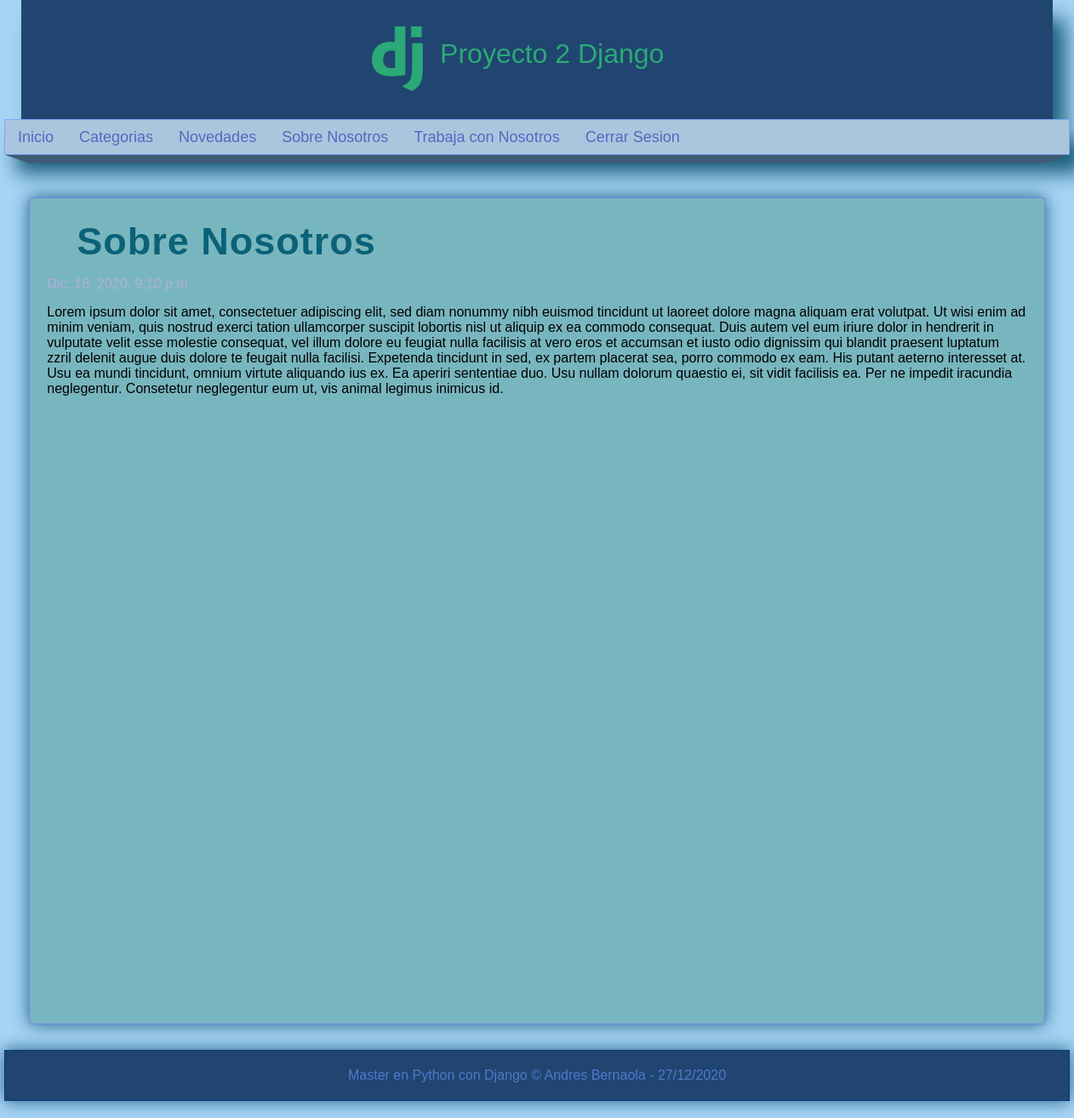
The app's page /pagina/sobre-nosotros (signed in) with its own data.
### pages/models.py (models this page shows, shortened)
class Page(models.Model):
    title = models.CharField(max_length=50, verbose_name="Titulo")
    content = RichTextField(verbose_name="Contenido")
    slug = models.CharField(unique=True,max_length=150, verbose_name="URL")
    order = models.IntegerField(default=0, verbose_name="Orden")
    visible = models.BooleanField(verbose_name="Visible")
    created_at = models.DateTimeField(auto_now_add=True, verbose_name="Creado el ")
    updated_at = models.DateTimeField(auto_now=True, verbose_name="Actualizado el ")
    class Meta:
       verbose_name = "Pagina"
       verbose_name_plural = "Paginas"

### pages/views.py (the view)
# urls.py: path('pagina/<str:slug>', views.page, name="page")
@login_required(login_url="login") # Decorador: Login requerido
def page(request,slug):
    page= Page.objects.get(slug=slug)
    return render(request, "pages/page.html",{
        "page":page
    })

### blog/processor.py (called while the page is built)
def get_categories(request):
    categories_in_use = Article.objects.filter(public=True).values_list('categories', flat=True)
    categories=Category.objects.filter(id__in=categories_in_use).values_list('id', 'name')
    return {
        'categories':categories,
        'ids': categories_in_use
    }

### pages/context_processors.py (called while the page is built)
def get_pages(request):
    pages=Page.objects.filter(visible=True).order_by('order').values_list('id', 'title', 'slug')
    return {
        'pages':pages
    }

### pages/templates/pages/page.html (shortened to what this page needs)
{% extends 'layouts/layout.html' %}
{% block content %}
    <h1 class="title">{{page.title}}</h1>
    <span class="date" >{{page.created_at}}</span>
    <p class="content" >
        {{page.content|safe}}
    </p>
{% endblock %}

### mainapp/templates/layouts/layout.html (shortened to what this page needs)
<!DOCTYPE html>
<html lang="es">
<head>
    {% load static %}
    <link rel="stylesheet" type="text/css" href="{% static 'css/styles.css' %}"/>
</head>
<body>
    <header>
        <div id="logotipo">
            <img src="{% static 'images/logo.png' %}"/>
            <h1>Proyecto 2 Django</h1>
        </div>
    </header>
    <nav>
        <ul>
            <li>
                <a href="{% url 'inicio' %}">Inicio</a>
            </li>
            {% if user.email %}
                <li>
                    <a href="{% url 'list_articles' %}">Categorias</a>
                </li>
                {% for page in pages %}
                    <li>
                        <a href="{% url 'page' page.2 %}">
                            {{page.1}}
                        </a>
                    </li>
                {% endfor %}
                <li>
                    <a href="{% url 'logout' %}">Cerrar Sesion</a>
                </li>
            {% endif %}
        </ul>
    </nav>
    <div class="barra">
        <span class="esquina-izquierda"></span>
        <span class="relleno-barra"></span>
        <span class="esquina-derecha"></span>
    </div>
    <div id="content">
        <div class="box">
            {% block content %}{% endblock %}
        </div>
    </div>
    <footer>
        Master en Python con Django &copy; Andres Bernaola - {% now "d/m/Y" %}
    </footer>
</body>
</html>

### mainapp/static/css/styles.css (style rules this page uses)
* { margin: 0px; padding: 0px; font-family: Arial, Helvetica, sans-serif; text-decoration: none; }
.box p, .box h2, .box h3, .box ul { margin-top: 5px; margin-bottom: 5px; }
body { background-color: rgb(166 212 245); }
header { width: 1212px; height: 140px; background-color: #214571; margin: 0 auto; box-shadow: 15px 22px 22px #1e5f7e; }
#logotipo { width: 32%; height: 140px; margin: 0 auto; padding-top: -1px; }
#logotipo img { display: block; width: 60px; float: left; margin-top: 31px; }
#logotipo h1 { display: block; float: left; margin-top: 45px; margin-left: 20px; letter-spacing: 2; font-weight: lighter; color: #2ba977; }
nav { width: 1250px; height: 40px; margin: 0 auto; background-color :#aac6de; border: 1px solid #84a5ef; box-shadow: 15px 22px 22px #1e5f7e; font-size: 18px; }
nav > ul { list-style: none; text-decoration: none; }
nav > ul > li { line-height: 40px; float: left; }
nav > ul > li > a { display: block; padding-left: 15px; padding-right: 15px; color:#5269bf; }
.barra { width: 1250px; margin: 0 auto; }
.esquina-izquierda { display: block; border-left: 29px solid transparent; border-top: 10px solid #3e5b75; float: left; }
.esquina-derecha { display: block; border-right: 29px solid transparent; border-top: 10px solid #3e5b75; float: right; }
.relleno-barra { display: block; width: 1192px; background: #3e5b75; height: 10px; float: left; }
#content { width: 1212px; min-height: 930px; margin: 0 auto; margin-bottom: 30px; margin-top: 50px; }
.box { background: rgb(120 182 191); width: 95%; min-height: 930px; padding: 20px; border: 1px solid #7685ef; border-radius: 3px; box-shadow: 0px 0px 20px #1e5f7e; margin: 0 auto; }
.title { color:#0b6177 ; letter-spacing: 1px; font-size: 30px; margin-bottom: 10px; margin-top: 5px; margin-left: 35px; font-size: 45px; }
.date { display: block; margin-top: 15px; margin-bottom: 15px; color: #b1afda; }
.content { line-height: 25px; }
footer { width: 1250px; background-color: #214571; border: 1px solid #043979; color: #5278ca; text-align: center; margin: 0 auto; margin-bottom: 20px; padding-top: 20px; padding-bottom: 20px; box-shadow: 0px 0px 20px #1e5f7e; }

### records on screen
Page: title "Novedades"
Page: title "Sobre Nosotros", content "Lorem ipsum dolor sit amet, consectetuer adipiscing elit, sed diam nonummy nibh euismod tincidunt ut laoreet dolore magna aliquam erat volutpat. Ut wisi enim ad minim veniam, quis nostrud exerci tation ullamcorper suscipit lobortis nisl ut aliquip ex ea commodo consequat. Duis autem vel eum iriure dolor in hendrerit in vulputate velit esse molestie consequat, vel illum dolore eu feugiat nulla facilisis at vero eros et accumsan et iusto odio dignissim qui blandit praesent luptatum zzril delenit augue duis dolore te feugait nulla facilisi. Expetenda tincidunt in sed, ex partem placerat sea, porro commodo ex eam. His putant aeterno interesset at. Usu ea mundi tincidunt, omnium virtute…"
Page: title "Trabaja con Nosotros"
